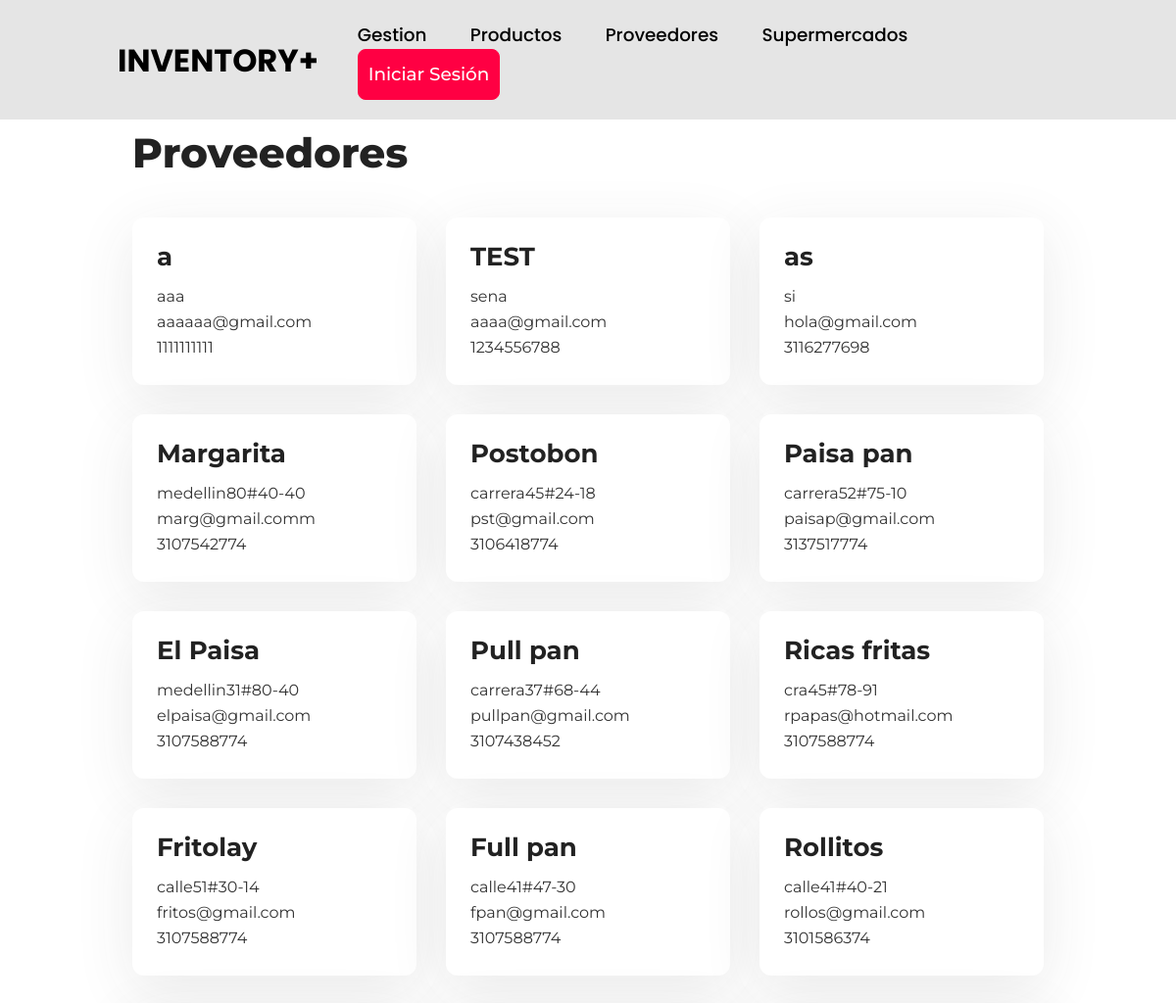
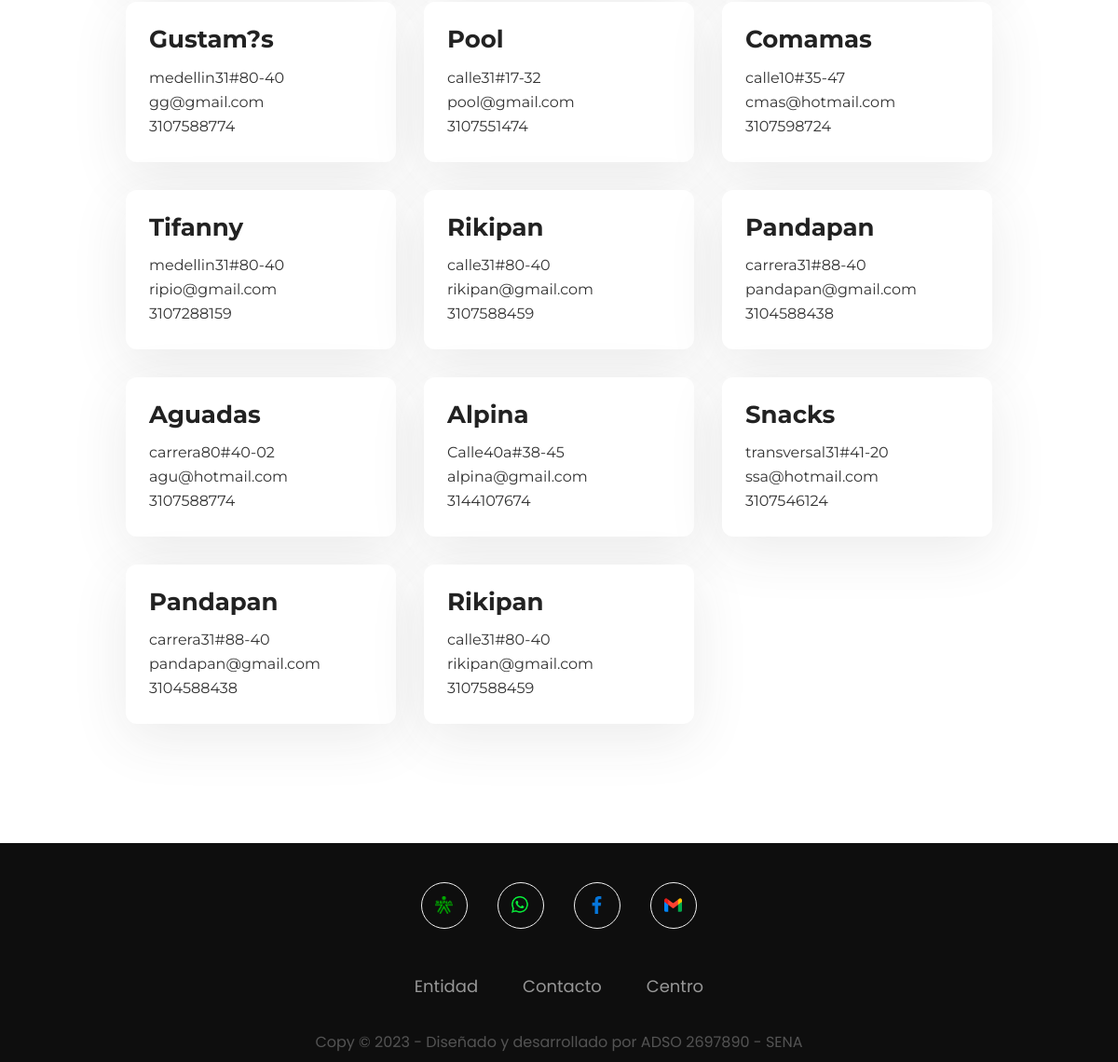
/inventorynuevo/new/cards_proveedores.php, run on the app's committed database (2 pictures, top to bottom).
### tables this page shows
CREATE TABLE `tbl_proveedores` (
  `rut_nit_pv` varchar(10) NOT NULL,
  `nombre_pv` varchar(20) NOT NULL,
  `direccion_pv` varchar(105) NOT NULL,
  `correo_pv` varchar(75) NOT NULL,
  `telefono_pv` varchar(15) NOT NULL,
  `fecha_creacion_pv` datetime NOT NULL,
  `fecha_actualizacion_pv` datetime NOT NULL,
  `estado_pv` varchar(10) NOT NULL
);

### inventorynuevo/new/cards_proveedores.php (the view, shortened to what this page needs)
<?php
   include "conexion.php";
   $consulta="select * from tbl_proveedores where estado_pv='Activo' order by fecha_creacion_pv desc";
   $resultado=mysqli_query($conexion,$consulta) or die ("Fallas en la consulta");
?>
<!DOCTYPE html>
<html lang="es">
<head>
  <link rel="stylesheet" href="plugins/bulma/bulma.min.css">
  <link rel="stylesheet" href="plugins/themify-icons/themify-icons.css">
  <link href="css/estilos.css" rel="stylesheet">
  <link rel="stylesheet" href="css/css/font-awesome.min.css">
  <link href='https://unpkg.com/boxicons@2.1.4/css/boxicons.min.css' rel='stylesheet'>
</head>
<body>
<header class="contenedor-inicial">
        <a href="/inventorynuevo/new/index2.html" class="logo">INVENTORY+</a>
        <nav class="menu-principal">
            <a href="/inventorynuevo/login/login.php" style="--i:0;">Gestion</a>
            <a href="../new/cards_productos.php" style="--i:1;">Productos</a>
            <a href="../new/cards_proveedores.php" style="--i:2;">Proveedores</a>
            <a href="../new/cards_supermercados.php" style="--i:3;">Supermercados</a>
            <a href="/inventorynuevo/login/login.php" class="btn btn-primary" id="button-login">Iniciar sesión</a>
        </nav>
</header>
<section class="section pb-0">
   <div class="container">
      <br><br>
      <h2 class="section-title">Proveedores
      </h2>
      <div class="columns is-multiline">
      <?php while ($columna=mysqli_fetch_array($resultado)){ ?>
        <div class="column is-3-widescreen is-4-desktop is-6-tablet">
            <div class="card match-height">
               <div class="card-body">
                  <h3 class="card-title h4"><?php echo $columna['nombre_pv'];?></h3>
                  <p class="card-text"><?php echo $columna['direccion_pv'];?></p>
                  <p class="card-text"><?php echo $columna['correo_pv'];?></p>
                  <p class="card-text"><?php echo $columna['telefono_pv'];?></p>
               </div>
            </div>
        </div>
        <?php } mysqli_close($conexion); ?>
        <div class="column is-3-widescreen is-4-desktop is-6-tablet">
            <div class="card match-height">
               <div class="card-body">
                  <h3 class="card-title h4">Snacks</h3>
                  <p class="card-text">transversal31#41-20</p>
                  <p class="card-text">ssa@hotmail.com</p>
                  <p class="card-text">3107546124</p>
               </div>
            </div>
        </div>
        <div class="column is-3-widescreen is-4-desktop is-6-tablet">
            <div class="card match-height">
               <div class="card-body">
                  <h3 class="card-title h4">Pandapan</h3>
                  <p class="card-text">carrera31#88-40</p>
                  <p class="card-text">pandapan@gmail.com</p>
                  <p class="card-text">3104588438</p>
               </div>
            </div>
        </div>
        <div class="column is-3-widescreen is-4-desktop is-6-tablet">
            <div class="card match-height">
               <div class="card-body">
                  <h3 class="card-title h4">Rikipan</h3>
                  <p class="card-text">calle31#80-40</p>
                  <p class="card-text">rikipan@gmail.com</p>
                  <p class="card-text">3107588459</p>
               </div>
            </div>
        </div>
      </div>
   </div>
</section>
<br><br>
<br><br>
<br><br>
<br><br>
<br><br>
<br><br>
<br><br>
<footer>
        <div class="social-icons">
            <a href="https://oferta.senasofiaplus.edu.co/sofia-oferta/" class="social-icon"></a>
            <a href="https://wa.me/573116277698" class="social-icon"></a>
            <a href="" class="social-icon"></a>
            <a href="" class="social-icon"></a>
        </div>
        <ul class="menu-footer">
            <li class="menu-item"><a href="https://zajuna.sena.edu.co/" id="item-menu">Entidad</a></li>
            <li class="menu-item"><a href="https://wa.me/573116277698" id="item-menu">Contacto</a></li>
            <li class="menu-item"><a href="http://centrotgi.blogspot.com/" id="item-menu">Centro</a></li>
        </ul>
        <span class="copyright">Copy © 2023 - Diseñado y desarrollado por ADSO 2697890 - SENA</span>
    </footer>
</body>
</html>

### inventorynuevo/new/css/estilos.css (style rules this page uses)
* { margin: 0; padding: 0; box-sizing: border-box; font-family: "Poppins", sans-serif; }
body { font-family: "Montserrat", sans-serif; -webkit-font-smoothing: antialiased; font-size: 16px; line-height: 1.6; color: #333; }
p, .paragraph { font-weight: 400; color: #333; font-size: 16px; line-height: 26px; font-family: "Montserrat", sans-serif; margin-bottom: 1rem; }
h1, h2, h3, h4, h5, h6 { color: #222; font-family: "Montserrat", sans-serif; font-weight: 700; line-height: 1.2; }
h2, .h2 { font-size: 42px; font-weight: 800; }
h3, .h3 { font-size: 32px; }
h4, .h4 { font-size: 26px; }
.btn { font-size: 16px; font-family: "Montserrat", sans-serif; text-transform: capitalize; padding: 13px 30px; border-radius: 6px; border: 1px solid; position: relative; z-index: 1; transition: 0.2s ease; font-weight: 600; display: inline-block; }
.btn-primary { background: #FF0043; color: #fff; border-color: #FF0043; }
html { overflow-x: initial !important; overflow-y: initial !important; }
body { background-color: #fff; overflow-x: hidden; }
ul { list-style: none; }
a { color: inherit; }
a, a:hover, a:focus { text-decoration: none; }
a, button, select { cursor: pointer; transition: 0.2s ease; }
.section { padding-top: 80px; padding-bottom: 80px; padding-left: 0; padding-right: 0; }
.section-title { margin-bottom: 40px; }
.rounded, .card-icon, .card { border-radius: 12px !important; }
.shadow, .card, .search-wrapper .input, .navigation.nav-bg { box-shadow: 0px 15px 60px rgba(62, 62, 62, 0.102) !important; }
.container, .container-fluid { padding-left: 15px; padding-right: 15px; }
.column { padding: 15px; }
.columns { margin-left: -15px; margin-right: -15px; margin-top: -15px; }
.columns:last-child { margin-bottom: -15px; }
body, button, input, optgroup, select, textarea { font-family: "Montserrat", sans-serif; }
.card { transition: 0.2s ease; border: 0; }
.card-text { margin-bottom: 0 !important; }
.card-title { font-weight: 700; margin-bottom: 0.75rem; }
.card-body { padding: 25px !important; }
footer { width: 100%; height: 235px; position: absolute; left: 0; margin-top: -230px; padding: 2rem 8%; background-color: #0e0e0e; display: flex; justify-content: center; align-items: center; flex-direction: column; }
.social-icons, .menu-footer { display: flex; justify-content: center; align-items: center; flex-wrap: wrap; margin-bottom: 1rem; }
.social-icon { height: 50px; width: 50px; border-radius: 50px; border: 1px solid #f2f2f2; background-image: url("/inventorynuevo/new/img/logoSena.png"); background-position: center; background-size: 40%; background-repeat: no-repeat; margin: 1rem; }
.social-icon:nth-of-type(2) { background-image: url("/inventorynuevo/new/img/logo-whatsapp.png"); }
.social-icon:nth-of-type(3) { background-image: url("/inventorynuevo/new/img/logoface.png"); }
.social-icon:nth-of-type(4) { background-image: url("/inventorynuevo/new/img/logo-gmail.png"); }
.menu-footer { list-style-type: none; color: #f2f2f2; font-size: 18px; }
.menu-item { margin: 1rem 1.5rem; cursor: pointer; opacity: 0.6; }
#item-menu { text-decoration: none; color: #f2f2f2; }
.copyright { color: #f2f2f2; opacity: 0.3; text-align: center; }
.contenedor-inicial { position: fixed; top: 0; left: 0; width: 100%; padding: 1.3rem 10%; display: flex; justify-content: space-between; align-items: center; z-index: 100; }
.contenedor-inicial::before { content: ''; position: absolute; top: 0; left: 0; width: 100%; height: 100%; background: rgba(0, 0, 0, .1); backdrop-filter: blur(50px); z-index: -1; }
.contenedor-inicial::after { content: '' !important; position: absolute !important; top: 0 !important; left: -100% !important; width: 100% !important; height: 100% !important; background: linear-gradient(90deg, transparent, rgba(255, 255, 255, .4), transparent) !important; transition: .5s !important; }
.logo { font-size: 2rem !important; color: #000 !important; text-decoration: none !important; font-weight: 700 !important; }
.menu-principal a { font-size: 1.15rem !important; color: #000 !important; text-decoration: none !important; font-weight: 500 !important; margin-left: 2.5rem !important; }
#button-login { color: white !important; background-color: #ff0043 !important; padding: 10px !important; border-radius: 8px !important; font-size: 1.15rem !important; text-decoration: none !important; font-weight: 500 !important; }

### data on the page
tbl_proveedores: nombre_pv "a", direccion_pv "aaa", correo_pv "aaaaaa@gmail.com", telefono_pv "1111111111"
tbl_proveedores: nombre_pv "TEST", direccion_pv "sena", correo_pv "aaaa@gmail.com", telefono_pv "1234556788"
tbl_proveedores: nombre_pv "as", direccion_pv "si", correo_pv "hola@gmail.com", telefono_pv "3116277698"
tbl_proveedores: nombre_pv "Margarita", direccion_pv "medellin80#40-40", correo_pv "marg@gmail.comm", telefono_pv "3107542774"
tbl_proveedores: nombre_pv "Postobon", direccion_pv "carrera45#24-18", correo_pv "pst@gmail.com", telefono_pv "3106418774"
tbl_proveedores: nombre_pv "Paisa pan", direccion_pv "carrera52#75-10", correo_pv "paisap@gmail.com", telefono_pv "3137517774"
tbl_proveedores: nombre_pv "El Paisa", direccion_pv "medellin31#80-40", correo_pv "elpaisa@gmail.com", telefono_pv "3107588774"
tbl_proveedores: nombre_pv "Pull pan", direccion_pv "carrera37#68-44", correo_pv "pullpan@gmail.com", telefono_pv "3107438452"
tbl_proveedores: nombre_pv "Ricas fritas", direccion_pv "cra45#78-91", correo_pv "rpapas@hotmail.com", telefono_pv "3107588774"
tbl_proveedores: nombre_pv "Fritolay", direccion_pv "calle51#30-14", correo_pv "fritos@gmail.com", telefono_pv "3107588774"
tbl_proveedores: nombre_pv "Full pan", direccion_pv "calle41#47-30", correo_pv "fpan@gmail.com", telefono_pv "3107588774"
tbl_proveedores: nombre_pv "Rollitos", direccion_pv "calle41#40-21", correo_pv "rollos@gmail.com", telefono_pv "3101586374"
tbl_proveedores: nombre_pv "Gustam?s", direccion_pv "medellin31#80-40", correo_pv "gg@gmail.com", telefono_pv "3107588774"
tbl_proveedores: nombre_pv "Pool", direccion_pv "calle31#17-32", correo_pv "pool@gmail.com", telefono_pv "3107551474"
tbl_proveedores: nombre_pv "Comamas", direccion_pv "calle10#35-47", correo_pv "cmas@hotmail.com", telefono_pv "3107598724"
tbl_proveedores: nombre_pv "Tifanny", direccion_pv "medellin31#80-40", correo_pv "ripio@gmail.com", telefono_pv "3107288159"
tbl_proveedores: nombre_pv "Rikipan", direccion_pv "calle31#80-40", correo_pv "rikipan@gmail.com", telefono_pv "3107588459"
tbl_proveedores: nombre_pv "Pandapan", direccion_pv "carrera31#88-40", correo_pv "pandapan@gmail.com", telefono_pv "3104588438"
tbl_proveedores: nombre_pv "Aguadas", direccion_pv "carrera80#40-02", correo_pv "agu@hotmail.com", telefono_pv "3107588774"
tbl_proveedores: nombre_pv "Alpina", direccion_pv "Calle40a#38-45", correo_pv "alpina@gmail.com", telefono_pv "3144107674"
